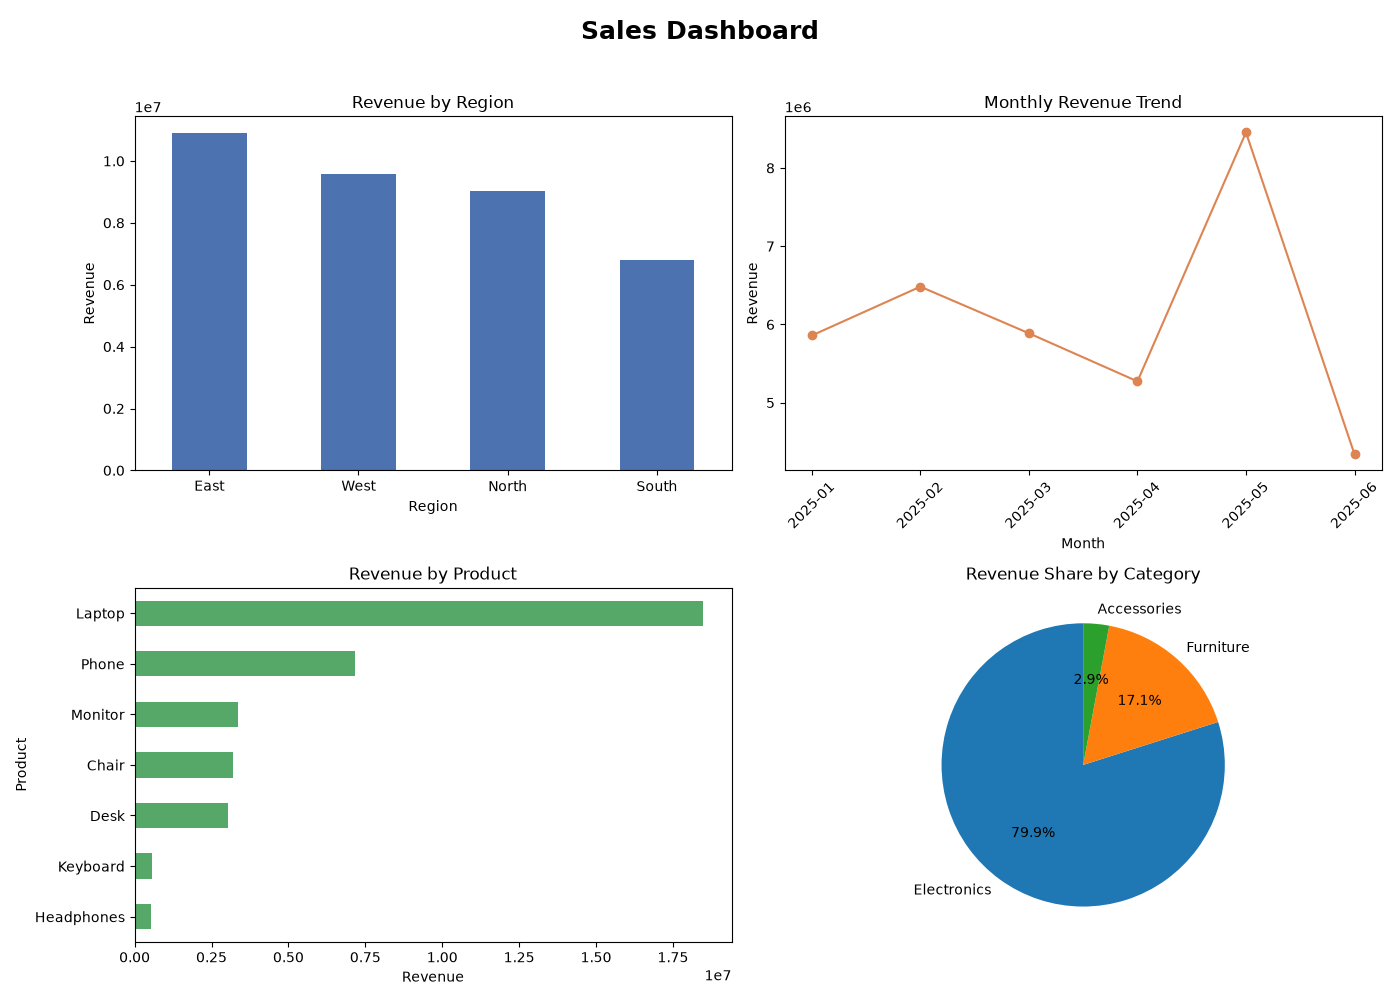

Reproduce this figure in Python.
"""
============================================================
 PROJECT 1 : SALES DASHBOARD
 Module 3  : Data Analysis & Visualization
 AI Powered Engineering Upskilling Program (2026 Edition)
============================================================

WHAT THIS PROGRAM DOES
----------------------
A complete mini "business intelligence" pipeline using Pandas and
Matplotlib - the daily work of a Data Analyst:

    1. CREATE a realistic sample `sales.csv` (only if it is missing).
    2. LOAD it into a Pandas DataFrame.
    3. CLEAN it (parse dates, fix types).
    4. ANALYZE it: total revenue, best region, top products, monthly trend.
    5. VISUALIZE it: build a 4-chart dashboard image `sales_dashboard.png`.
    6. SAVE a text KPI report `sales_report.txt`.

HOW TO RUN
----------
1. Install the libraries once:   pip install pandas matplotlib
2. Open a terminal in this folder.
3. Type:   python sales_dashboard.py
4. Open the generated `sales_dashboard.png` to see your dashboard.

FILES INVOLVED
--------------
- sales.csv            (input)  -> auto-created on first run if missing
- sales_dashboard.png  (output) -> the 4-chart dashboard image
- sales_report.txt     (output) -> the text KPI summary

CONCEPTS PRACTISED (Module 3)
-----------------------------
- NumPy ............ generating the sample data with a random generator
- Pandas ........... DataFrame, read_csv, groupby, sort_values, dt accessor
- Data cleaning .... parsing dates, ensuring numeric types
- Aggregation ...... sum(), mean(), groupby totals
- Matplotlib ....... bar, line, barh, and pie charts on a 2x2 grid

NOTE ON OUTPUT
--------------
Console text is plain ASCII so it runs on every terminal. Charts are
SAVED as a PNG file (using Matplotlib's file backend) so the program
works even on machines without a screen; just open the image after.
"""

import os

import numpy as np
import pandas as pd

# Use the "Agg" backend: it draws charts straight to image files instead of
# opening a window. This makes the program run anywhere and simply produces
# a PNG you can open. (Set the backend BEFORE importing pyplot.)
import matplotlib
matplotlib.use("Agg")
import matplotlib.pyplot as plt

DATA_FILE = "sales.csv"
DASHBOARD_FILE = "sales_dashboard.png"
REPORT_FILE = "sales_report.txt"

# Product catalog: each product maps to a category and a unit price.
CATALOG = {
    "Laptop": ("Electronics", 55000),
    "Phone": ("Electronics", 25000),
    "Headphones": ("Accessories", 2000),
    "Keyboard": ("Accessories", 1500),
    "Monitor": ("Electronics", 12000),
    "Chair": ("Furniture", 8000),
    "Desk": ("Furniture", 10000),
}
REGIONS = ["North", "South", "East", "West"]


# ----------------------------------------------------------------------
# STEP 1 : create sample data (NumPy)
# ----------------------------------------------------------------------
def create_sample_csv(filename: str) -> None:
    """Generate a realistic sample sales dataset, only if the file is missing."""
    if os.path.exists(filename):
        print(f"Note: '{filename}' already exists - using it.")
        return

    # A seeded random generator makes the data reproducible for everyone.
    rng = np.random.default_rng(42)
    n = 400  # number of sales transactions

    products = list(CATALOG.keys())
    # Random dates across the first 6 months of 2025.
    start = np.datetime64("2025-01-01")
    dates = start + rng.integers(0, 181, size=n).astype("timedelta64[D]")

    chosen_products = rng.choice(products, size=n)
    rows = []
    for date, product in zip(dates, chosen_products):
        category, price = CATALOG[product]
        units = int(rng.integers(1, 11))          # 1 to 10 units
        revenue = units * price
        rows.append({
            "Date": np.datetime_as_string(date, unit="D"),
            "Region": rng.choice(REGIONS),
            "Product": product,
            "Category": category,
            "Units": units,
            "Revenue": revenue,
        })

    pd.DataFrame(rows).to_csv(filename, index=False)
    print(f"Created sample data file '{filename}' with {n} rows.")


# ----------------------------------------------------------------------
# STEP 2 + 3 : load and clean (Pandas)
# ----------------------------------------------------------------------
def load_data(filename: str) -> pd.DataFrame:
    """Load the CSV into a DataFrame and clean the important columns."""
    df = pd.read_csv(filename)

    # Parse the Date text column into real datetime values so we can group
    # by month later. errors='coerce' turns any bad date into NaT (missing).
    df["Date"] = pd.to_datetime(df["Date"], errors="coerce")

    # Make sure the numeric columns really are numbers.
    df["Units"] = pd.to_numeric(df["Units"], errors="coerce")
    df["Revenue"] = pd.to_numeric(df["Revenue"], errors="coerce")

    # Drop any rows that failed to parse (basic data cleaning).
    df = df.dropna(subset=["Date", "Units", "Revenue"])

    # A tidy 'Month' label like '2025-01' for grouping and the trend chart.
    df["Month"] = df["Date"].dt.to_period("M").astype(str)
    return df


# ----------------------------------------------------------------------
# STEP 4 : analyze (Pandas aggregation)
# ----------------------------------------------------------------------
def analyze(df: pd.DataFrame) -> dict:
    """Compute the key performance indicators (KPIs) as a dictionary."""
    revenue_by_region = df.groupby("Region")["Revenue"].sum().sort_values(ascending=False)
    revenue_by_product = df.groupby("Product")["Revenue"].sum().sort_values(ascending=False)
    revenue_by_category = df.groupby("Category")["Revenue"].sum().sort_values(ascending=False)
    revenue_by_month = df.groupby("Month")["Revenue"].sum().sort_index()

    return {
        "total_revenue": int(df["Revenue"].sum()),
        "total_units": int(df["Units"].sum()),
        "num_orders": len(df),
        "avg_order_value": round(df["Revenue"].mean(), 2),
        "best_region": revenue_by_region.index[0],
        "best_product": revenue_by_product.index[0],
        "by_region": revenue_by_region,
        "by_product": revenue_by_product,
        "by_category": revenue_by_category,
        "by_month": revenue_by_month,
    }


# ----------------------------------------------------------------------
# STEP 5 : visualize (Matplotlib) -> one dashboard image
# ----------------------------------------------------------------------
def build_dashboard(kpis: dict, filename: str) -> None:
    """Draw four charts on a 2x2 grid and save it as one PNG dashboard."""
    fig, axes = plt.subplots(2, 2, figsize=(14, 10))
    fig.suptitle("Sales Dashboard", fontsize=18, fontweight="bold")

    # (1) Revenue by Region - vertical bar chart
    kpis["by_region"].plot(kind="bar", ax=axes[0, 0], color="#4c72b0")
    axes[0, 0].set_title("Revenue by Region")
    axes[0, 0].set_ylabel("Revenue")
    axes[0, 0].tick_params(axis="x", rotation=0)

    # (2) Monthly Revenue Trend - line chart
    kpis["by_month"].plot(kind="line", marker="o", ax=axes[0, 1], color="#dd8452")
    axes[0, 1].set_title("Monthly Revenue Trend")
    axes[0, 1].set_ylabel("Revenue")
    axes[0, 1].tick_params(axis="x", rotation=45)

    # (3) Top products - horizontal bar chart (top first at the top)
    kpis["by_product"].sort_values().plot(kind="barh", ax=axes[1, 0], color="#55a868")
    axes[1, 0].set_title("Revenue by Product")
    axes[1, 0].set_xlabel("Revenue")

    # (4) Category share - pie chart
    axes[1, 1].pie(kpis["by_category"].values, labels=list(kpis["by_category"].index),
                   autopct="%1.1f%%", startangle=90)
    axes[1, 1].set_title("Revenue Share by Category")

    fig.tight_layout(rect=(0, 0, 1, 0.96))   # leave room for the suptitle
    fig.savefig(filename, dpi=100)
    plt.close(fig)
    print(f"[OK] Dashboard image saved to '{filename}'.")


# ----------------------------------------------------------------------
# STEP 6 : text KPI report
# ----------------------------------------------------------------------
def write_report(kpis: dict, filename: str) -> None:
    """Save a plain-text KPI summary."""
    with open(filename, "w", encoding="utf-8") as f:
        f.write("=" * 45 + "\n")
        f.write("             SALES KPI REPORT\n")
        f.write("=" * 45 + "\n\n")
        f.write(f"Total Revenue     : {kpis['total_revenue']:,}\n")
        f.write(f"Total Units Sold  : {kpis['total_units']:,}\n")
        f.write(f"Number of Orders  : {kpis['num_orders']:,}\n")
        f.write(f"Avg Order Value   : {kpis['avg_order_value']:,}\n")
        f.write(f"Best Region       : {kpis['best_region']}\n")
        f.write(f"Best Product      : {kpis['best_product']}\n\n")
        f.write("Revenue by Region:\n")
        for region, value in kpis["by_region"].items():
            f.write(f"   {region:<8}: {int(value):,}\n")
    print(f"[OK] Text report saved to '{filename}'.")


def main() -> None:
    print("=" * 45)
    print("            SALES DASHBOARD PIPELINE")
    print("=" * 45 + "\n")

    create_sample_csv(DATA_FILE)
    df = load_data(DATA_FILE)
    if df.empty:
        print("No data to analyze. Exiting.")
        return

    kpis = analyze(df)
    build_dashboard(kpis, DASHBOARD_FILE)
    write_report(kpis, REPORT_FILE)

    # Quick on-screen summary (plain ASCII).
    print("\n----- QUICK SUMMARY -----")
    print(f"Total revenue : {kpis['total_revenue']:,}")
    print(f"Orders        : {kpis['num_orders']:,}")
    print(f"Best region   : {kpis['best_region']}")
    print(f"Best product  : {kpis['best_product']}")
    print(f"\n-> Open '{DASHBOARD_FILE}' to view the dashboard.")


if __name__ == "__main__":
    main()
